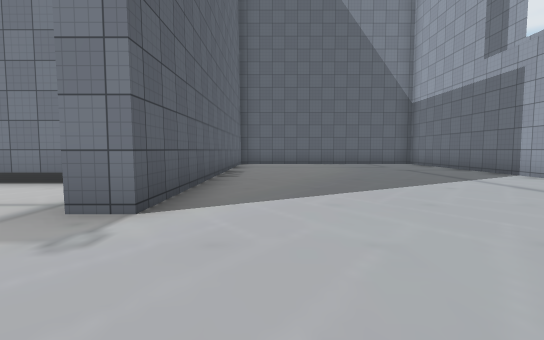
view 1 (above)

18 first-person views from a walk through a scene from a Unity 3-D project. The camera is 1.2 m above the floor, tilts 4° down and sees 85° across. The floor is counted in squares, 2 m on a side. Each view is taken from the middle of a square. On the plan, view 1 faces up. The plan holds only what a view shows up to about 9 squares ahead; the rest is blank. The place goes on beyond the plan. Some surface patterns are stand-ins.

view 2
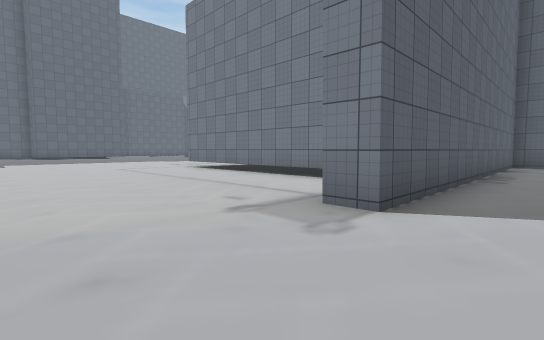

view 3
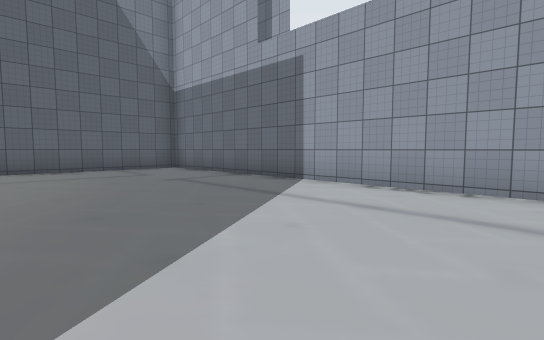

view 4
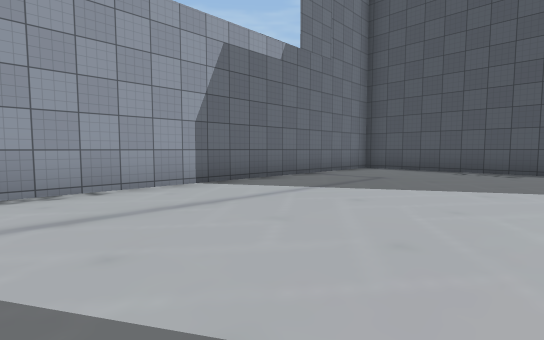

view 5
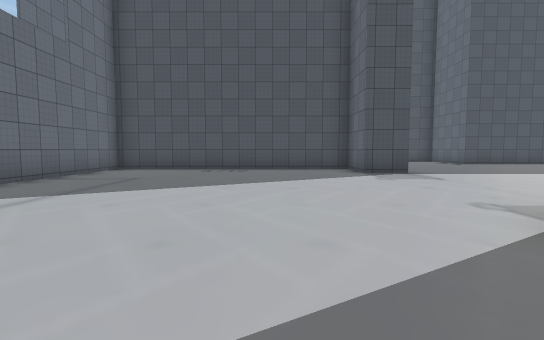

view 6
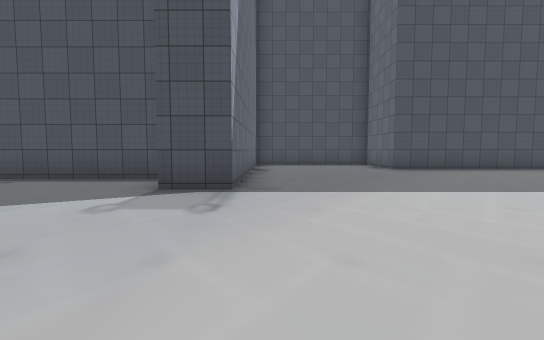

view 7
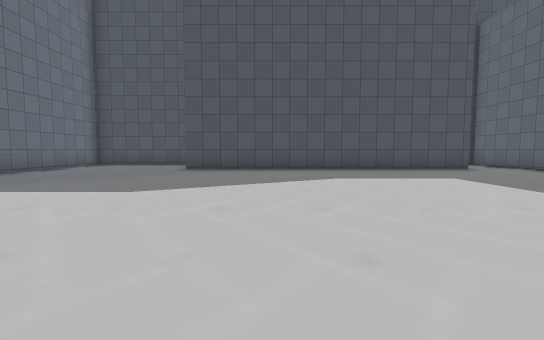

view 8
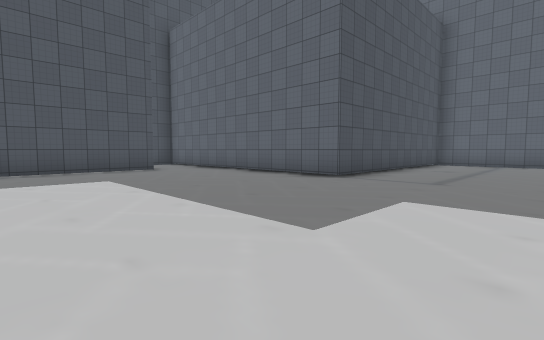

view 9
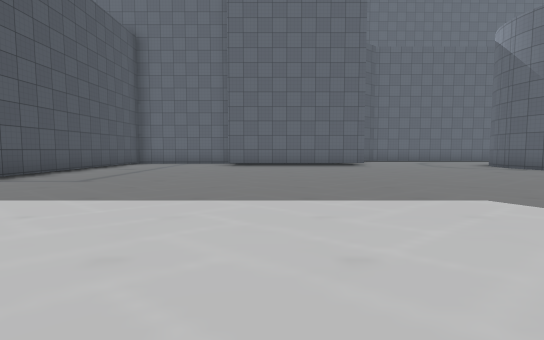

view 10
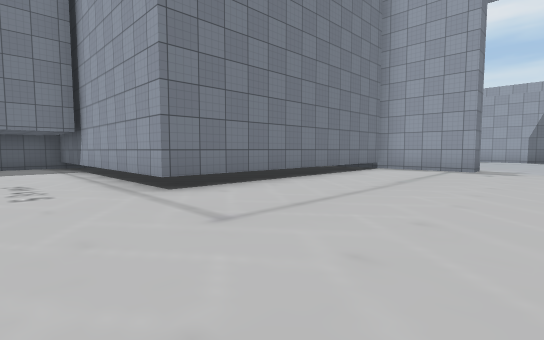

view 11
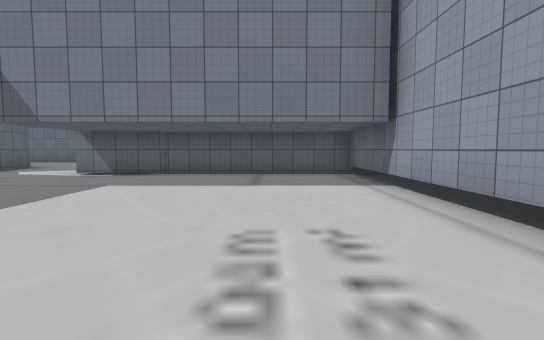

view 12
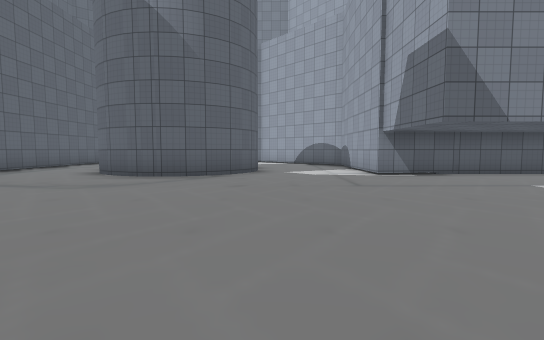

view 13
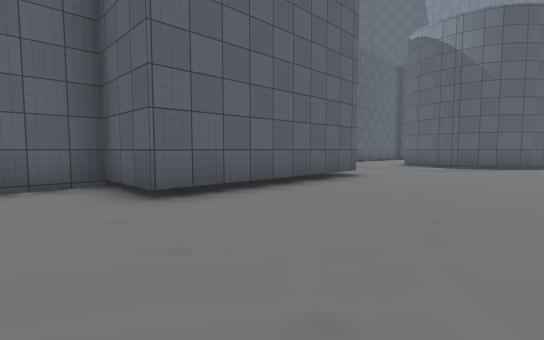

view 14
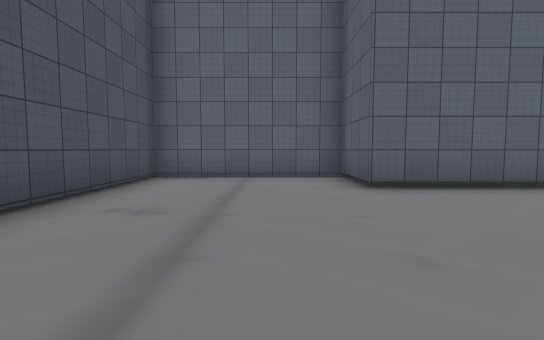

view 15
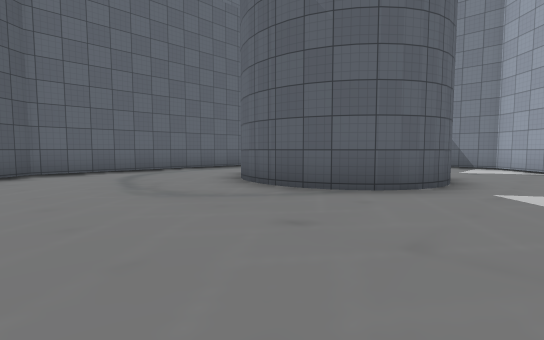

view 16
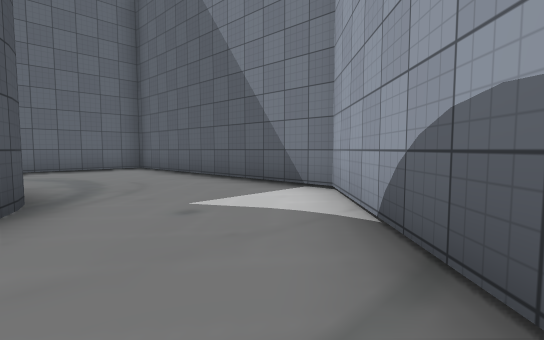

view 17
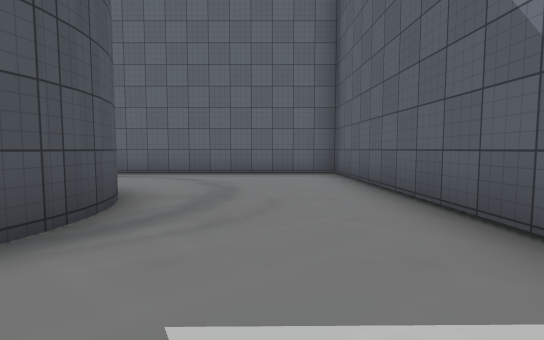

view 18
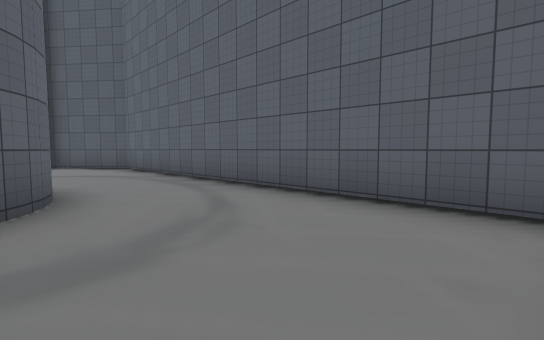

### Floor plan
Points are (right, up) in squares from view 1. A wall is a line through its corners. A room is listed if a view was taken in it or the views show most of it. See-through windows are left out.
Room 1 (views 1, 2, 3, 4, 5, 6, 7, 8, 9, 10, 11, 12, 13, 14, 15, 16, 17, 18)
walls: (-2.2, 5.1) (-9.1, 5.1) (-9.1, 12.1); (-8.6, 12.1) (-13.6, 12.1); (-13.5, 12.1) (-15.5, 11.9) (-15.6, 14.1); (-1.3, 11.5) (-1.3, 2.7) (-1.9, 2.7) (-1.9, 4.8); (-14.8, -6.6) (-6.5, -6.6) (-6.5, -7.1); (-21.5, 7.2) (-21.5, 2.5) (-23.3, 2.5) (-23.3, -1.5) (-16.5, -1.5) (-16.5, -7.1); (-18.9, 12.2) (-19.3, 11.9); (-19.1, 12) (-19.7, 11.7) (-20.3, 11.5); (-20.1, 11.5) (-20.6, 11.5); (-18.4, 13.4) (-18.5, 12.9); (-20.4, 11.5) (-21, 11.5) (-21.7, 11.8) (-22.2, 12.2); (-20.8, 11.5) (-21.4, 11.7) (-22, 12) (-22.4, 12.5); (-2.4, -7.1) (-2.4, -2.4) (-1.3, -2.4) (-1.3, -3.9) (5.7, -3.9) (5.7, 11.1); (-16, 16.2) (-18.5, 18.8) (-25.2, 18.5) (-25.2, 8.8) (-23.6, 6.9); (-20.2, 15.4) (-19.8, 15.3); (-20.6, 15.4) (-20, 15.3) (-19.5, 15.1); (-22.7, 13.5) (-22.6, 14.1) (-22.2, 14.6); (-21.3, 15.3) (-20.8, 15.4); (-21.6, 15.1) (-21.2, 15.3); (4.8, 12.1) (1.4, 12.1)

Positions as (right, up) in squares from view 1, and headings:
1: (0, 0), facing up
2: (0, 0), facing up-left
3: (1, 3), facing up-right
4: (1, 5), facing down-right
5: (1, 5), facing down
6: (-3, 2), facing down
7: (-9, 2), facing down
8: (-11, 2), facing down-left
9: (-11, 4), facing left
10: (-11, 1), facing up-right
11: (-11, 5), facing up
12: (-18, 5), facing up
13: (-18, 1), facing up-left
14: (-17, 1), facing left
15: (-17, 8), facing up-left
16: (-16, 15), facing up-left
17: (-18, 17), facing left
18: (-22, 18), facing down-left
